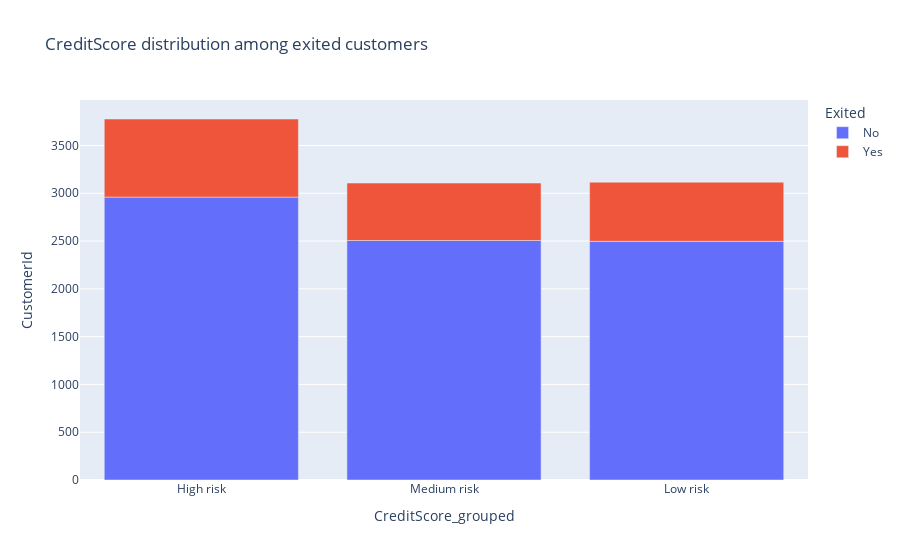

Source (notebook cell):
### Code cell
#creamos un gráfico para ver la distribución de geografía entre los clientes que se fueron
fig = px.bar(CreditScore_df, x='CreditScore_grouped', y='CustomerId', color='Exited', title='CreditScore distribution among exited customers')
fig.show()

### Figure 1 — Plotly figure (JSON) as saved in the notebook; plotly's stock layout.template omitted (floating-point values rounded to 4 significant figures)
{"data": [{"alignmentgroup": "True", "hovertemplate": "Exited=No<br>CreditScore_grouped=%{x}<br>CustomerId=%{y}<extra></extra>", "legendgroup": "No", "marker": {"color": "#636efa", "pattern": {"shape": ""}}, "name": "No", "offsetgroup": "No", "orientation": "v", "showlegend": true, "textposition": "auto", "type": "bar", "x": ["High risk", "Medium risk", "Low risk"], "xaxis": "x", "y": [2960, 2506, 2497], "yaxis": "y"}, {"alignmentgroup": "True", "hovertemplate": "Exited=Yes<br>CreditScore_grouped=%{x}<br>CustomerId=%{y}<extra></extra>", "legendgroup": "Yes", "marker": {"color": "#EF553B", "pattern": {"shape": ""}}, "name": "Yes", "offsetgroup": "Yes", "orientation": "v", "showlegend": true, "textposition": "auto", "type": "bar", "x": ["High risk", "Medium risk", "Low risk"], "xaxis": "x", "y": [817, 601, 619], "yaxis": "y"}], "layout": {"barmode": "relative", "legend": {"title": {"text": "Exited"}, "tracegroupgap": 0}, "title": {"text": "CreditScore distribution among exited customers"}, "xaxis": {"anchor": "y", "domain": [0, 1], "title": {"text": "CreditScore_grouped"}}, "yaxis": {"anchor": "x", "domain": [0, 1], "title": {"text": "CustomerId"}}}}
